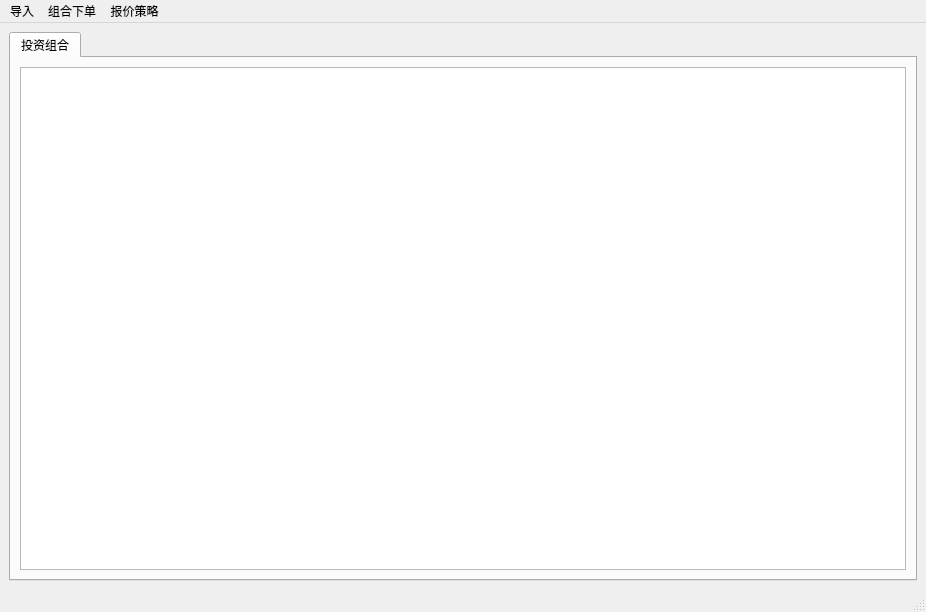
<?xml version="1.0" encoding="UTF-8"?>
<ui version="4.0">
 <class>MainWindow</class>
 <widget class="QMainWindow" name="MainWindow">
  <property name="geometry">
   <rect>
    <x>0</x>
    <y>0</y>
    <width>926</width>
    <height>612</height>
   </rect>
  </property>
  <property name="sizePolicy">
   <sizepolicy hsizetype="Maximum" vsizetype="Maximum">
    <horstretch>0</horstretch>
    <verstretch>0</verstretch>
   </sizepolicy>
  </property>
  <property name="windowTitle">
   <string>EasyTrader</string>
  </property>
  <widget class="QWidget" name="centralwidget">
   <layout class="QVBoxLayout" name="verticalLayout">
    <item>
     <widget class="QTabWidget" name="tabWidget">
      <property name="currentIndex">
       <number>0</number>
      </property>
      <widget class="QWidget" name="tab">
       <attribute name="title">
        <string>投资组合</string>
       </attribute>
       <layout class="QHBoxLayout" name="horizontalLayout">
        <item>
         <widget class="QTableView" name="stock"/>
        </item>
       </layout>
      </widget>
     </widget>
    </item>
   </layout>
  </widget>
  <widget class="QMenuBar" name="menubar">
   <property name="geometry">
    <rect>
     <x>0</x>
     <y>0</y>
     <width>926</width>
     <height>19</height>
    </rect>
   </property>
   <widget class="QMenu" name="menuImport">
    <property name="title">
     <string>导入</string>
    </property>
    <addaction name="import_portfolio"/>
   </widget>
   <widget class="QMenu" name="menu">
    <property name="title">
     <string>组合下单</string>
    </property>
    <addaction name="buybatch"/>
    <addaction name="action_4"/>
   </widget>
   <widget class="QMenu" name="menu_2">
    <property name="title">
     <string>报价策略</string>
    </property>
    <addaction name="pricelatest"/>
    <addaction name="prices1"/>
    <addaction name="prices2"/>
    <addaction name="prices3"/>
    <addaction name="prices4"/>
    <addaction name="prices5"/>
    <addaction name="priceb1"/>
    <addaction name="priceb2"/>
    <addaction name="priceb3"/>
    <addaction name="priceb4"/>
    <addaction name="priceb5"/>
    <addaction name="action_13"/>
   </widget>
   <addaction name="menuImport"/>
   <addaction name="menu"/>
   <addaction name="menu_2"/>
  </widget>
  <widget class="QStatusBar" name="statusbar"/>
  <action name="import_portfolio">
   <property name="text">
    <string>投资组合</string>
   </property>
  </action>
  <action name="buybatch">
   <property name="text">
    <string>建仓</string>
   </property>
  </action>
  <action name="prices1">
   <property name="text">
    <string>卖一</string>
   </property>
  </action>
  <action name="prices2">
   <property name="text">
    <string>卖二</string>
   </property>
  </action>
  <action name="action_4">
   <property name="text">
    <string>平仓</string>
   </property>
  </action>
  <action name="pricelatest">
   <property name="text">
    <string>最新价</string>
   </property>
  </action>
  <action name="prices3">
   <property name="text">
    <string>卖三</string>
   </property>
  </action>
  <action name="prices4">
   <property name="text">
    <string>卖四</string>
   </property>
  </action>
  <action name="prices5">
   <property name="text">
    <string>卖五</string>
   </property>
  </action>
  <action name="priceb1">
   <property name="text">
    <string>买一</string>
   </property>
  </action>
  <action name="priceb2">
   <property name="text">
    <string>买二</string>
   </property>
  </action>
  <action name="priceb3">
   <property name="text">
    <string>买三</string>
   </property>
  </action>
  <action name="priceb4">
   <property name="text">
    <string>买四</string>
   </property>
  </action>
  <action name="priceb5">
   <property name="text">
    <string>买五</string>
   </property>
  </action>
  <action name="action_13">
   <property name="text">
    <string>自定义</string>
   </property>
  </action>
 </widget>
 <resources/>
 <connections/>
</ui>
